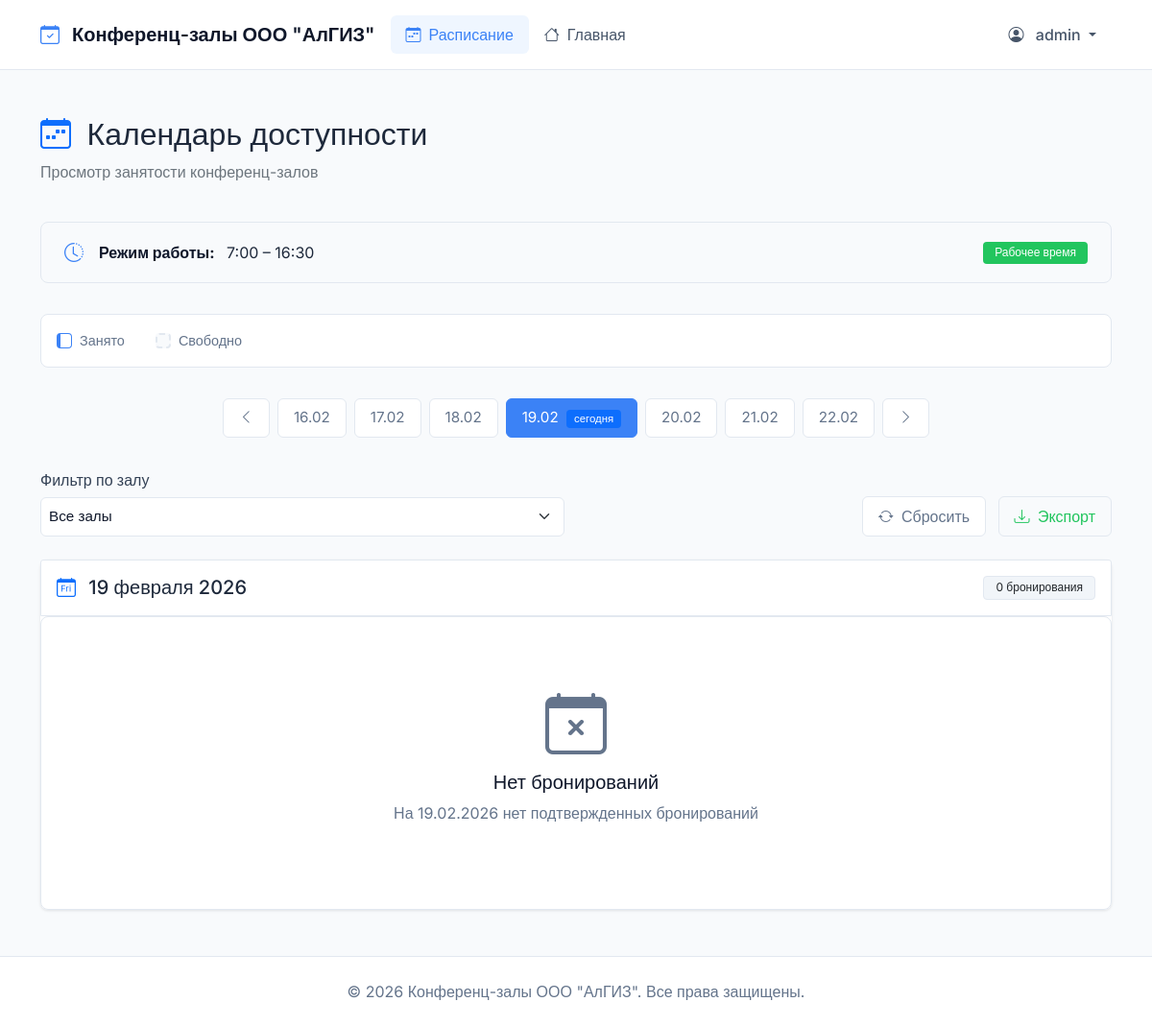
Before: /schedule/ (signed in) with the older database file.
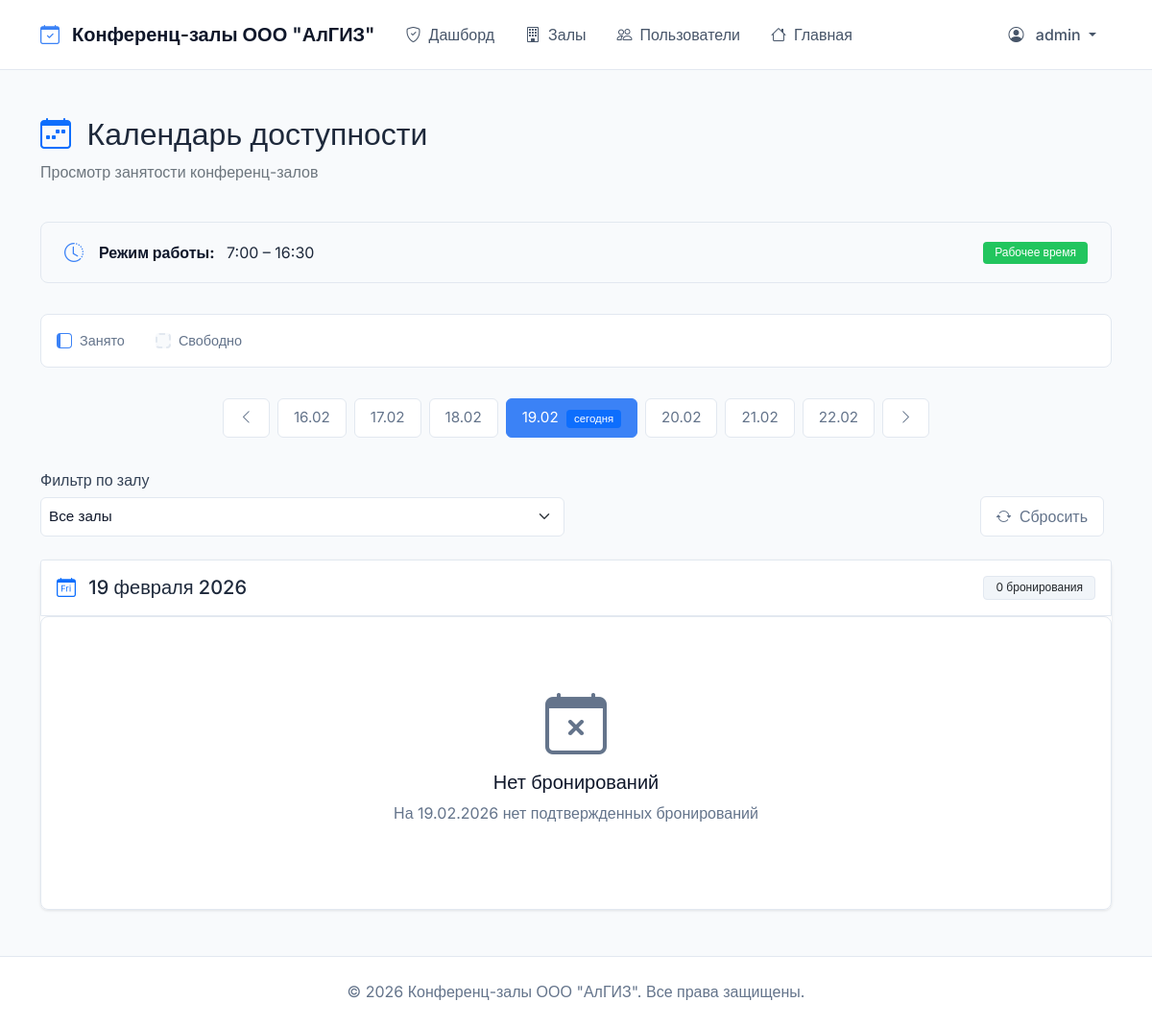
After: the same page with the newer database file.
### bookings/views.py (the view, shortened to what this page needs)
# urls.py: path('schedule/', views.schedule, name='schedule'),
@any_role_required
def schedule(request):
    selected_date_param = request.GET.get('date')
    room_id = request.GET.get('room')
    if selected_date_param:
        try:
            selected_date_obj = datetime.strptime(selected_date_param, '%Y-%m-%d').date()
        except ValueError:
            selected_date_obj = timezone.now().date()
    else:
        selected_date_obj = timezone.now().date()
    day_start = timezone.make_aware(datetime.combine(selected_date_obj, datetime.min.time()))
    day_end = timezone.make_aware(datetime.combine(selected_date_obj, datetime.max.time()))
    bookings = Booking.objects.filter(
        status='approved',
        start_time__gte=day_start,
        start_time__lte=day_end
    ).select_related('room', 'requester').order_by('start_time')
    if room_id:
        bookings = bookings.filter(room_id=room_id)
    rooms = ConferenceRoom.objects.filter(is_active=True)
    timeline = []
    for hour in range(7, 17):
        label = f"{hour:02d}:00"
        hour_data = []
        for room in rooms:
            room_bookings = []
            hour_data.append({
                'room': room,
                'bookings': room_bookings
            })
        timeline.append({
            'hour': hour,
            'label': label,
            'data': hour_data
        })
    dates = []
    for i in range(-3, 4):
        d = timezone.now().date() + timedelta(days=i)
        dates.append({
            'date': d,
            'display': d.strftime('%d.%m'),
            'is_today': d == timezone.now().date(),
            'is_selected': d == selected_date_obj
        })
    context = {
        'rooms': rooms,
        'selected_date': selected_date_obj,
        'timeline': timeline,
        'room_id': int(room_id) if room_id else None,
        'dates': dates,
        'prev_date': selected_date_obj - timedelta(days=1),
        'next_date': selected_date_obj + timedelta(days=1),
        'booking_settings': settings.BOOKING_SETTINGS,
        'now': timezone.now(),
        'user_role': request.user.role,
        'total_bookings': bookings.count(),
    }
    return render(request, 'bookings/schedule.html', context)

### bookings/models.py (called while the page is built)
    def get_full_name(self):
        if self.first_name and self.last_name:
            return f"{self.first_name} {self.last_name}"
        return self.username

### bookings/templates/bookings/schedule.html (shortened to what this page needs)
{% extends 'bookings/base.html' %}
{% load static %}
{% load tz %}
{% block content %}
<div class="row mb-4">
    <div class="col-12">
        <h2 class="fw-semibold">
            <i class="bi bi-calendar-week text-primary me-2"></i>
            Календарь доступности
        </h2>
        <p class="text-secondary">Просмотр занятости конференц-залов</p>
    </div>
</div>
<div class="working-hours">
    <i class="bi bi-clock-history"></i>
    <div class="flex-grow-1">
        <strong>Режим работы:</strong>
        <span class="ms-2">{{ booking_settings.BOOKING_START_HOUR }}:00 – {{ booking_settings.BOOKING_END_HOUR }}:{{ booking_settings.BOOKING_END_MINUTE }}</span>
    </div>
    <span class="badge bg-success">Рабочее время</span>
</div>
<div class="legend">
    <div class="legend-item">
        <div class="legend-color booked"></div>
        <span>Занято</span>
    </div>
    <div class="legend-item">
        <div class="legend-color free"></div>
        <span>Свободно</span>
    </div>
</div>
<div class="date-navigator">
    <a href="?date={{ prev_date|date:'Y-m-d' }}{% if room_id %}&room={{ room_id }}{% endif %}"
       class="date-btn">
        <i class="bi bi-chevron-left"></i>
    </a>
    {% for d in dates %}
        <a href="?date={{ d.date|date:'Y-m-d' }}{% if room_id %}&room={{ room_id }}{% endif %}"
           class="date-btn {% if d.is_selected %}active{% endif %}">
            {{ d.display }}
            {% if d.is_today %}
                <span class="badge bg-primary ms-1">сегодня</span>
            {% endif %}
        </a>
    {% endfor %}
    <a href="?date={{ next_date|date:'Y-m-d' }}{% if room_id %}&room={{ room_id }}{% endif %}"
       class="date-btn">
        <i class="bi bi-chevron-right"></i>
    </a>
</div>
<div class="row mb-4 align-items-end">
    <div class="col-md-6">
        <label for="roomFilter" class="form-label fw-medium">Фильтр по залу</label>
        <select class="form-select filter-select" id="roomFilter" onchange="filterByRoom(this.value)">
            <option value="">Все залы</option>
        </select>
    </div>
    <div class="col-md-6 text-md-end mt-3 mt-md-0">
        <a href="{% url 'bookings:schedule' %}?date={{ selected_date|date:'Y-m-d' }}"
           class="btn btn-outline-secondary me-2">
            <i class="bi bi-arrow-repeat me-1"></i>
            Сбросить
        </a>
        {% if user_role == 'employee' or user_role == 'requester' %}
            <a href="{% url 'bookings:export_schedule' %}?date={{ selected_date|date:'Y-m-d' }}"
               class="btn btn-outline-success">
                <i class="bi bi-download me-1"></i>
                Экспорт
            </a>
        {% endif %}
    </div>
</div>
<div class="card border-0">
    <div class="card-header bg-white border py-3">
        <div class="d-flex justify-content-between align-items-center">
            <h5 class="fw-semibold mb-0">
                <i class="bi bi-calendar-day text-primary me-2"></i>
                {{ selected_date|date:"d E Y" }}
            </h5>
            <span class="badge bg-light text-dark">
                {{ total_bookings }}
                {% if total_bookings == 1 %}бронирование{% elif total_bookings < 5 %}бронирования{% else %}бронирований{% endif %}
            </span>
        </div>
    </div>
    <div class="card-body p-0">
        {% if total_bookings == 0 and not room_id %}
            <div class="empty-state">
                <i class="bi bi-calendar-x"></i>
                <h5>Нет бронирований</h5>
                <p>На {{ selected_date|date:"d.m.Y" }} нет подтвержденных бронирований</p>
            </div>
        {% endif %}
    </div>
</div>
{% endblock %}

### bookings/templates/bookings/base.html (shortened to what this page needs)
<!DOCTYPE html>
<html lang="ru">
<head>
    <link href="https://cdn.jsdelivr.net/npm/bootstrap@5.1.3/dist/css/bootstrap.min.css" rel="stylesheet">
    <link rel="stylesheet" href="https://cdn.jsdelivr.net/npm/bootstrap-icons@1.8.1/font/bootstrap-icons.css">
    {% load static %}
    <link rel="stylesheet" href="{% static 'bookings/css/style.css' %}">
</head>
<body>
    <nav class="navbar navbar-expand-lg">
        <div class="container">
            <a class="navbar-brand" href="{% url 'bookings:index' %}">
                <i class="bi bi-calendar-check"></i>
                Конференц-залы ООО "АлГИЗ"
            </a>
            <div class="collapse navbar-collapse" id="navbarNav">
                <ul class="navbar-nav me-auto">
                    {% if user.is_authenticated %}
                        {% if user.role == 'moderator' %}
                            <li class="nav-item">
                                <a class="nav-link {% if request.resolver_match.url_name == 'moderator_dashboard' %}active{% endif %}"
                                   href="{% url 'bookings:moderator_dashboard' %}">
                                    <i class="bi bi-shield-check"></i>Дашборд
                                </a>
                            </li>
                            <li class="nav-item">
                                <a class="nav-link {% if request.resolver_match.url_name == 'room_management' %}active{% endif %}"
                                   href="{% url 'bookings:room_management' %}">
                                    <i class="bi bi-building"></i>Залы
                                </a>
                            </li>
                            <li class="nav-item">
                                <a class="nav-link {% if request.resolver_match.url_name == 'user_management' %}active{% endif %}"
                                   href="{% url 'bookings:user_management' %}">
                                    <i class="bi bi-people"></i>Пользователи
                                </a>
                            </li>
                        {% elif user.role == 'employee' %}
                            <li class="nav-item">
                                <a class="nav-link {% if request.resolver_match.url_name == 'schedule' %}active{% endif %}"
                                   href="{% url 'bookings:schedule' %}">
                                    <i class="bi bi-calendar-week"></i>Расписание
                                </a>
                            </li>
                        {% endif %}
                        <li class="nav-item">
                            <a class="nav-link" href="{% url 'bookings:index' %}">
                                <i class="bi bi-house"></i>Главная
                            </a>
                        </li>
                    {% endif %}
                </ul>
                <ul class="navbar-nav">
                    {% if user.is_authenticated %}
                        <li class="nav-item dropdown">
                            <a class="nav-link dropdown-toggle" href="#" id="userDropdown" role="button"
                               data-bs-toggle="dropdown" aria-expanded="false">
                                <i class="bi bi-person-circle"></i>
                                {{ user.get_full_name|default:user.username }}
                            </a>
                        </li>
                    {% endif %}
                </ul>
            </div>
        </div>
    </nav>
    <main class="container mt-5">
        {% block content %}
        {% endblock %}
    </main>
    <footer class="footer mt-5 py-4">
        <div class="container text-center">
            <span>© 2026 Конференц-залы ООО "АлГИЗ". Все права защищены.</span>
        </div>
    </footer>
</body>
</html>

Changed rows visible on the page:
changed User "admin": role "employee" → "moderator" (drawn)
Other visible differences:
text no longer shown: "Расписание Экспорт"
text now shown: "Дашборд Залы Пользователи"
